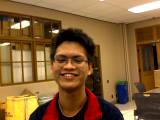
%> input picture ECE352_lab/Lab1/bear1.bmp, 160 x 120 px
$ octave --eval "img_proc('bear1.bmp');"   (GNU Octave 9; MATLAB toolbox functions it lacks are replaced by stand-ins)
%> lines starting %> are read from the running program, lines starting %| are printed output that depends on the picture
function img_proc(filename)
%> called with filename = 'bear1.bmp'
img = imread(filename);
%> img is the input picture: size 120x160x3 uint8; mean R, G, B 132.4, 96.2, 54.2
figure
imshow(img)
r = img(:,:,1);
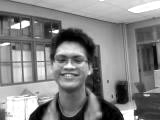
%> r: size 120x160 uint8; min 0, max 255, mean 132.4
g = img(:,:,2);
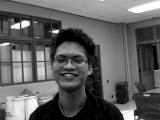
%> g: size 120x160 uint8; min 0, max 255, mean 96.2
b = img(:,:,3);
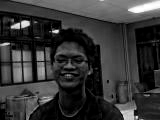
%> b: size 120x160 uint8; min 0, max 255, mean 54.2

null = zeros(size(img,1), size(img,2));

R = cat(3, r, null, null);
%figure, imshow(R)
G = cat(3, null, g, null);
%figure, imshow(G)
B = cat(3, null, null, b);
%figure, imshow(B)
Gr = rgb2gray(img);
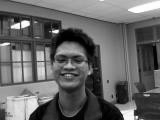
%> Gr: size 120x160 uint8; min 0, max 255, mean 102.2
Gr = cat(3, Gr, Gr, Gr);
%> Gr: size 120x160x3 uint8
%figure, imshow(Gr)


all = [R, G ; B, Gr];
figure
montage(all);
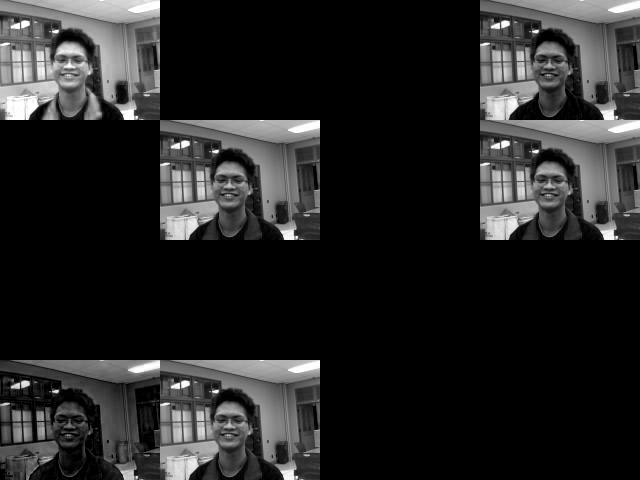
%> displayed picture: size 480x640, on the screen's scale of 0 to 255; min 0, max 255, mean 36.8


end

$ run again, on ECE352_lab/Lab1/elliott1.bmp
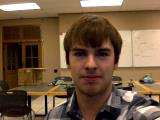
%> input picture ECE352_lab/Lab1/elliott1.bmp, 160 x 120 px
%> in img_proc, img is the input picture: size 120x160x3 uint8; mean R, G, B 114.7, 89, 64.3
%> in img_proc, `b = img(:,:,3);`:
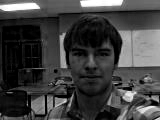
%> b: size 120x160 uint8; min 0, max 255, mean 64.3
%> in img_proc, `montage(all);`:
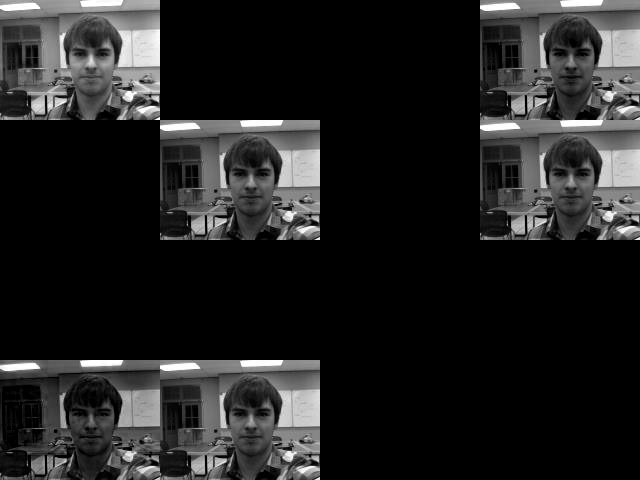
%> displayed picture: size 480x640, on the screen's scale of 0 to 255; min 0, max 255, mean 34.3
